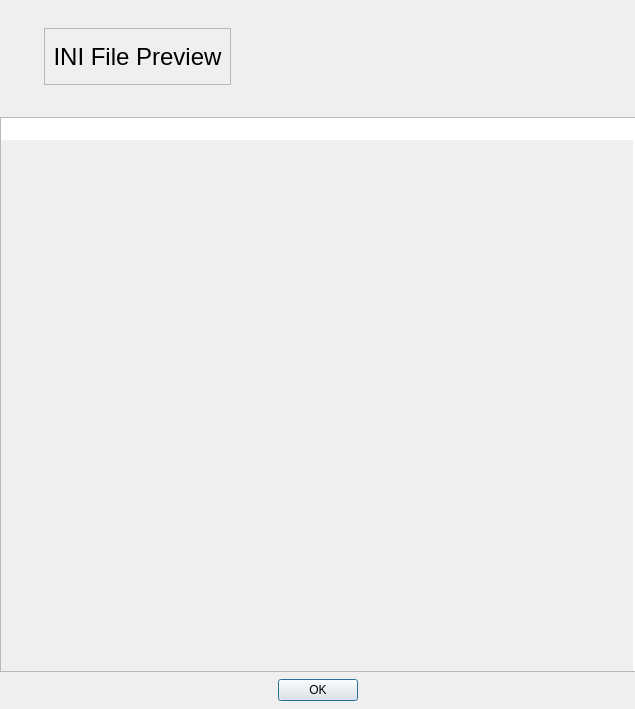
<?xml version="1.0" encoding="UTF-8"?>
<ui version="4.0">
 <class>PreviewWindow</class>
 <widget class="QDialog" name="PreviewWindow">
  <property name="geometry">
   <rect>
    <x>0</x>
    <y>0</y>
    <width>635</width>
    <height>709</height>
   </rect>
  </property>
  <property name="sizePolicy">
   <sizepolicy hsizetype="Fixed" vsizetype="Fixed">
    <horstretch>0</horstretch>
    <verstretch>0</verstretch>
   </sizepolicy>
  </property>
  <property name="minimumSize">
   <size>
    <width>635</width>
    <height>709</height>
   </size>
  </property>
  <property name="maximumSize">
   <size>
    <width>635</width>
    <height>709</height>
   </size>
  </property>
  <property name="windowTitle">
   <string>Preview</string>
  </property>
  <widget class="QPlainTextEdit" name="previewBrowser">
   <property name="geometry">
    <rect>
     <x>0</x>
     <y>117</y>
     <width>636</width>
     <height>555</height>
    </rect>
   </property>
   <property name="acceptDrops">
    <bool>false</bool>
   </property>
   <property name="readOnly">
    <bool>true</bool>
   </property>
   <property name="plainText">
    <string notr="true"/>
   </property>
   <property name="textInteractionFlags">
    <set>Qt::TextSelectableByMouse</set>
   </property>
   <property name="backgroundVisible">
    <bool>true</bool>
   </property>
  </widget>
  <widget class="QDialogButtonBox" name="previewOKButton">
   <property name="geometry">
    <rect>
     <x>270</x>
     <y>676</y>
     <width>96</width>
     <height>29</height>
    </rect>
   </property>
   <property name="standardButtons">
    <set>QDialogButtonBox::Ok</set>
   </property>
   <property name="centerButtons">
    <bool>true</bool>
   </property>
  </widget>
  <widget class="QLabel" name="label">
   <property name="geometry">
    <rect>
     <x>306</x>
     <y>6</y>
     <width>327</width>
     <height>107</height>
    </rect>
   </property>
   <property name="text">
    <string/>
   </property>
   <property name="pixmap">
    <pixmap resource="../XRDPConfigurator_resources.qrc">:/Logo/images/logos/XRDPConfiguratorLogoSmall.png</pixmap>
   </property>
   <property name="alignment">
    <set>Qt::AlignCenter</set>
   </property>
  </widget>
  <widget class="QLabel" name="label_2">
   <property name="geometry">
    <rect>
     <x>44</x>
     <y>28</y>
     <width>187</width>
     <height>57</height>
    </rect>
   </property>
   <property name="font">
    <font>
     <pointsize>18</pointsize>
    </font>
   </property>
   <property name="frameShape">
    <enum>QFrame::StyledPanel</enum>
   </property>
   <property name="frameShadow">
    <enum>QFrame::Raised</enum>
   </property>
   <property name="text">
    <string>INI File Preview</string>
   </property>
   <property name="alignment">
    <set>Qt::AlignCenter</set>
   </property>
  </widget>
 </widget>
 <resources>
  <include location="../XRDPConfigurator_resources.qrc"/>
 </resources>
 <connections>
  <connection>
   <sender>previewOKButton</sender>
   <signal>accepted()</signal>
   <receiver>PreviewWindow</receiver>
   <slot>accept()</slot>
   <hints>
    <hint type="sourcelabel">
     <x>312</x>
     <y>584</y>
    </hint>
    <hint type="destinationlabel">
     <x>315</x>
     <y>303</y>
    </hint>
   </hints>
  </connection>
 </connections>
</ui>
